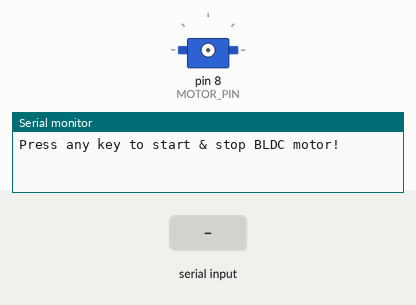
The sketch below on a simulated Arduino Uno, built with avr-gcc and run on an emulated ATmega328P. Parts: servo, the last lines printed to the serial monitor. Inputs (shaded band) come from the test bench.

Above: at 0.8 s.
0.9 s: "1" received over Serial
At 3.3 s:
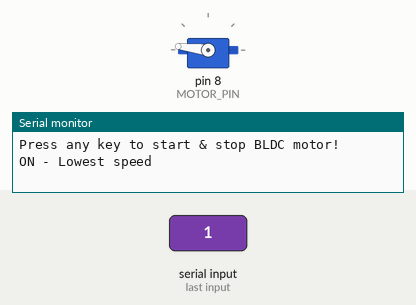
3.9 s: "2" received over Serial
5.4 s: "3" received over Serial
6.9 s: "0" received over Serial
Timing chart, 0 to 9.4 s (numbered marks = the images above; inputs shaded):
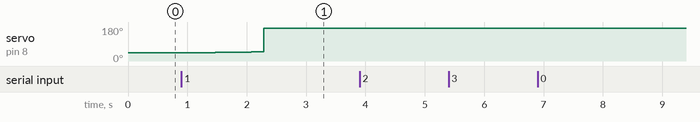

Measured:
- after the input at 0.9 s, servo on pin 8 (MOTOR_PIN): moves from 44° to 173° over 1.1 s, starting after 0.24 s

The sketch:

ESC_TEST_WORKING.ino
```cpp
#include <Servo.h>

Servo s;

#define MAX_SIGNAL 2000
#define MIN_SIGNAL 1000
#define MOTOR_PIN 8

int pos = 0;

void setup()
{
  Serial.begin(9600);
  Serial.println("Press any key to start & stop BLDC motor!");
  while(!Serial.available());
  s.attach(MOTOR_PIN);
  arm();
}

void loop()
{
  int speed;
  if(Serial.available())
  {
    char c = (char)Serial.read();
    if(c == '1')
    {
      Serial.println("ON - Lowest speed");
      speed = 1045;
    }
    if(c == '2')
    {
      Serial.println("ON - Medium speed");
      speed = 1300;
    }
    if(c == '3')
    {
      Serial.println("ON - Full speed");
      speed = 2000;
    }
    if(c == '0')
    {
      Serial.println("OFF");
      speed = 1020;
    }
  }
  s.writeMicroseconds(speed);
}

void arm()
{
  int a;
  for(a=995;a<1041;a++)
  {
    s.writeMicroseconds(a);
    delay(30);
  }
}
```
